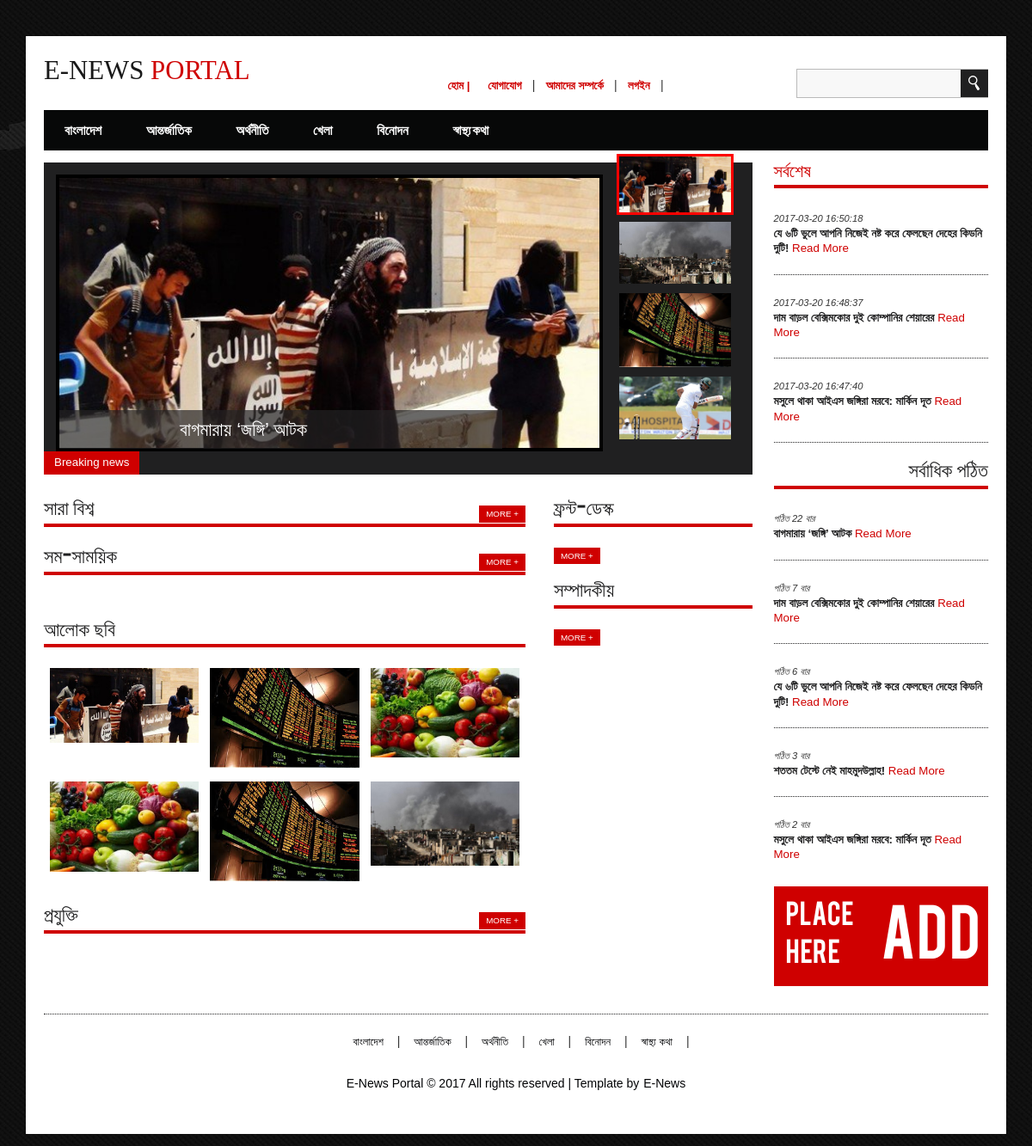
The page / on the database its author committed.
### tables this page shows
CREATE TABLE `tbl_category` (
  `category_id` int(2) NOT NULL,
  `category_name` varchar(100) NOT NULL,
  `category_description` text NOT NULL,
  `menubar_category` tinyint(4) NOT NULL DEFAULT '0',
  `header_category` tinyint(4) NOT NULL DEFAULT '0',
  `mid_category` tinyint(4) NOT NULL DEFAULT '0',
  `frontdesk_category` tinyint(4) NOT NULL DEFAULT '0',
  `footer_category` tinyint(4) NOT NULL DEFAULT '0',
  `publication_status` tinyint(1) NOT NULL COMMENT 'publication_status=1 category published and publication_status=0 category unpublished'
);

CREATE TABLE `tbl_news` (
  `news_id` int(7) NOT NULL,
  `category_id` int(2) NOT NULL,
  `tag_id` int(2) NOT NULL,
  `news_title` varchar(255) NOT NULL,
  `news_summary` text NOT NULL,
  `full_news` text NOT NULL,
  `author_name` varchar(50) NOT NULL,
  `publication_status` tinyint(1) NOT NULL,
  `breaking_news` tinyint(1) NOT NULL,
  `featured_news` tinyint(1) NOT NULL,
  `hit_count` int(11) NOT NULL DEFAULT '0',
  `news_post_date_time` timestamp NOT NULL DEFAULT CURRENT_TIMESTAMP,
  `news_image` varchar(100) NOT NULL
);

### application/views/master.php (the view, shortened to what the rows shown need)
<!DOCTYPE html>
<html>
    <head>
        <link href="<?php echo base_url(); ?>css/bootstrap.css" rel='stylesheet' type='text/css' />
        <link href="<?php echo base_url(); ?>css/style.css" rel="stylesheet" type="text/css" media="all" />
        <link rel="stylesheet" href="http://netdna.bootstrapcdn.com/font-awesome/4.0.3/css/font-awesome.min.css" />
    </head>
    <body>
        <div class="container">
            <div class="news-paper">
                <div class="header">
                    <div class="header-left">
                        <div class="logo">
                            <a href="index.html">
                                <h1>E-News <span>Portal</span></h1>
                            </a>
                        </div>
                    </div>
                    <div class="header-right">
                        <div class="top-menu">
                            <ul>
                                <li><a href="<?php echo base_url() ?>" class="btn1">হোম |</a></li>
                                <?php foreach ($all_header_category as $v_header_category) { ?>
                                    <li><a href="<?php echo base_url() ?>welcome/news_category/<?php echo $v_header_category->category_id ?>"><?php echo $v_header_category->category_name; ?></a></li> |
                                <?php } ?>
                                <?php
                                $user_id = $this->session->userdata('user_name');
                                if ($user_id != null) {
                                    ?>
                                    <li><a class="btn1"><?php echo $user_id; ?></a></li>|
                                    <li><a href="<?php echo base_url(); ?>welcome/logout" class="btn1">Logout</a></li>
                                <?php } else { ?>
                                    <li><a id="modal_trigger" href="#modal" class="btn1">লগইন </a></li>
                                <?php } ?>
                                </li> |
                            </ul>
                        </div>
                        <link href="<?php echo base_url(); ?>css/popuo-box.css" rel="stylesheet" type="text/css" media="all"/>
                    </div>
                </div>
                <div class="menu-strip">
                    <ul>
                        <?php foreach ($all_menu_category as $v_menu_category) { ?>
                            <li><a href="<?php echo base_url() ?>welcome/news_category/<?php echo $v_menu_category->category_id ?>"><b><?php echo $v_menu_category->category_name ?></b></a></li>
                        <?php } ?>
                    </ul>
                </div>
                <div class="main-content">
                    <?php echo $maincontent; ?>
                    <?php if (isset($sidebar)) { ?>
                        <div class="col-md-3 side-bar">
                            <div class="popular">
                                <div class="popular-news">
                                    <?php foreach ($latest_news as $v_latest_news) { ?>
                                        <div class="popular-grid">
                                            <i><?php echo $v_latest_news->news_post_date_time; ?> </i>
                                            <p><?php echo $v_latest_news->news_title; ?>   <a href="<?php echo base_url(); ?>welcome/news_details/<?php echo $v_latest_news->news_id; ?>">Read More</a></p>
                                        </div>
                                    <?php } ?>
                                </div>
                            </div>
                            <div class="popular">
                                <div class="popular-news">
                                    <?php foreach ($popular_news as $v_popular_news) { ?>
                                        <div class="popular-grid">
                                            <i>পঠিত  <?php echo $v_popular_news->hit_count; ?>  বার   </i>
                                            <p><?php echo $v_popular_news->news_title; ?>  <a href="<?php echo base_url(); ?>welcome/news_details/<?php echo $v_popular_news->news_id; ?>">Read More</a></p>
                                        </div>
                                    <?php } ?>
                                </div>
                            </div>
                            <div class="subscribe-now">
                                <div class="discount">
                                    <a href="#">
                                        <div class="percent">
                                            <h2>Add</h2>
                                        </div>
                                </div>
                            </div>
                        </div>
                    <?php } ?>
                </div>
                <div class="footer text-center">
                    <div class="bottom-menu">
                        <ul>
                            <?php foreach ($all_menu_category as $v_menu_category) { ?>
                                <li><a href="<?php echo base_url() ?>welcome/news_category/<?php echo $v_menu_category->category_id ?>"><?php echo $v_menu_category->category_name; ?></a></li> |
                            <?php } ?>
                        </ul>
                    </div>
                </div>
            </div>
        </div>
    </body>
</html>

### application/views/pages/index.php (shortened to what the rows shown need)
<div class="col-md-9 total-news">
    <div class="slider">
        <div class="conference-slider">
            <ul class="conference-rslide" id="conference-slider">
                <?php foreach ($breaking_news as $v_breaking_news) { ?>
                    <li><img src="<?php echo base_url() . $v_breaking_news->news_image; ?>" alt="">
                        <div class="breaking-news-title">
                            <a href="<?php echo base_url(); ?>welcome/news_details/<?php echo $v_breaking_news->news_id; ?>" style="color:white; text-decoration:none; text-align: center; font-size: 22px; "><?php echo $v_breaking_news->news_title; ?></a>
                        </div>
                    </li>
                <?php } ?>
            </ul>
            <ul id="slider3-pager">
                <?php foreach ($breaking_news as $v_breaking_news) { ?>
                    <li><a href="<?php echo base_url(); ?>welcome/news_details/<?php echo $v_breaking_news->news_id; ?>"><img src="<?php echo base_url() . $v_breaking_news->news_image; ?>" alt=""></a></li>
                <?php } ?>
            </ul>
        </div>
    </div>
    <div class="posts">
        <div class="left-posts">
            <?php foreach ($all_mid_category as $v_mid_category) { ?>
                <div class="world-news">
                    <div class="main-title-head">
                        <h3><?php echo $v_mid_category->category_name ?></h3>
                        <a href="<?php echo base_url() ?>welcome/news_category/<?php echo $v_mid_category->category_id ?>">More  +</a>
                        <div class="clearfix"></div>
                    </div>
                </div>
            <?php } ?>
            <div class="gallery">
                <div class="gallery-images">
                    <div class="course_demo1">
                        <ul id="flexiselDemo1">
                            <?php foreach ($popular_news as $v_popular_news) { ?>
                                <li>
                                    <a href="<?php echo base_url(); ?>welcome/news_details/<?php echo $v_popular_news->news_id; ?>"><img src="<?php echo base_url() . $v_popular_news->news_image; ?>" alt="" /></a>
                                </li>
                            <?php } ?>
                        </ul>
                    </div>
                    <link rel="stylesheet" href="css/flexslider.css" type="text/css" media="screen" />
                </div>
                <div class="course_demo1">
                    <ul id="flexiselDemo">
                        <?php foreach ($latest_news as $v_latest_news) { ?>
                            <li>
                                <a href="<?php echo base_url(); ?>welcome/news_details/<?php echo $v_latest_news->news_id; ?>"><img src="<?php echo base_url() . $v_latest_news->news_image; ?>" alt="" /></a>
                            </li>
                        <?php } ?>
                    </ul>
                </div>
                <link rel="stylesheet" href="css/flexslider.css" type="text/css" media="screen" />
            </div>
            <div class="tech-news">
                <?php foreach ($all_footer_category as $v_footer_category) { ?>
                    <div class="world-news">
                        <div class="main-title-head">
                            <h3><?php echo $v_footer_category->category_name ?></h3>
                            <a href="<?php echo base_url() ?>welcome/news_category/<?php echo $v_footer_category->category_id ?>">More  +</a>
                            <div class="clearfix"></div>
                        </div>
                    </div>
                <?php } ?>
            </div>
        </div>
        <div class="right-posts">
            <?php foreach ($all_frontdesk_category as $v_frontdesk_category) { ?>
                <div class="desk-grid">
                    <h3><?php echo $v_frontdesk_category->category_name; ?></h3>
                    <a class="more" href="<?php echo base_url() ?>welcome/news_category/<?php echo $v_frontdesk_category->category_id ?>">More  +</a><br><br>
                </div>
            <?php } ?>
        </div>
    </div>
</div>

### rows shown on the page
tbl_category: category_name "যোগাযোগ"
tbl_category: category_name "আমাদের সম্পর্কে"
tbl_category: category_name "বাংলাদেশ"
tbl_category: category_name "আন্তর্জাতিক"
tbl_category: category_name "অর্থনীতি"
tbl_category: category_name "খেলা"
tbl_category: category_name "বিনোদন"
tbl_category: category_name "স্বাস্থ্য কথা"
tbl_news: news_image (picture), news_title "বাগমারায় ‘জঙ্গি’ আটক", hit_count "22"
tbl_news: news_image (picture), news_post_date_time "2017-03-20 16:47:40", news_title "মসুলে থাকা আইএস জঙ্গিরা মরবে: মার্কিন দূত", hit_count "2"
tbl_news: news_image (picture), news_post_date_time "2017-03-20 16:48:37", news_title "দাম বাড়ল বেক্সিমকোর দুই কোম্পানির শেয়ারের", hit_count "7"
tbl_news: news_image (picture), hit_count "3", news_title "শততম টেস্টে নেই মাহমুদউল্লাহ!"
tbl_category: category_name "সারা বিশ্ব"
tbl_category: category_name "সম-সাময়িক"
tbl_news: news_image (picture), news_post_date_time "2017-03-20 16:50:18", news_title "যে ৬টি ভুলে আপনি নিজেই নষ্ট করে ফেলছেন দেহের কিডনি দুটি!", hit_count "6"
tbl_category: category_name "প্রযুক্তি"
tbl_category: category_name "ফ্রন্ট-ডেস্ক"
tbl_category: category_name "সম্পাদকীয়"
